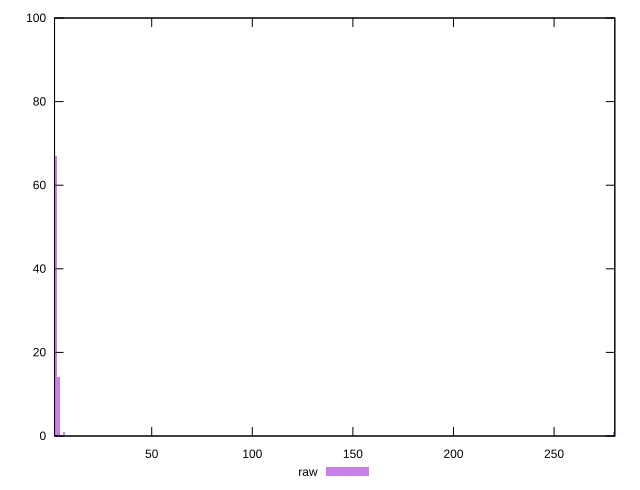

Recreate this plot in gnuplot.
reset

$raw <<EOF
279.7682182003293 1
6.329597696840029 1
2.5318390787360117 67
3.7977586181040177 14
1.2659195393680058 17
EOF

set key outside below
set boxwidth 1.2659195393680058
set xrange [1.6969999999999998:280.19]
set yrange [0:100]
set trange [0:100]
set style fill transparent solid 0.5 noborder
set terminal svg size 640, 490 enhanced background rgb 'white'
set output "report_00023_2021-02-20T12:14:57.249Z/server-response-time/samples/pages+cached/raw/histogram.svg"

plot $raw title "raw" with boxes

reset
